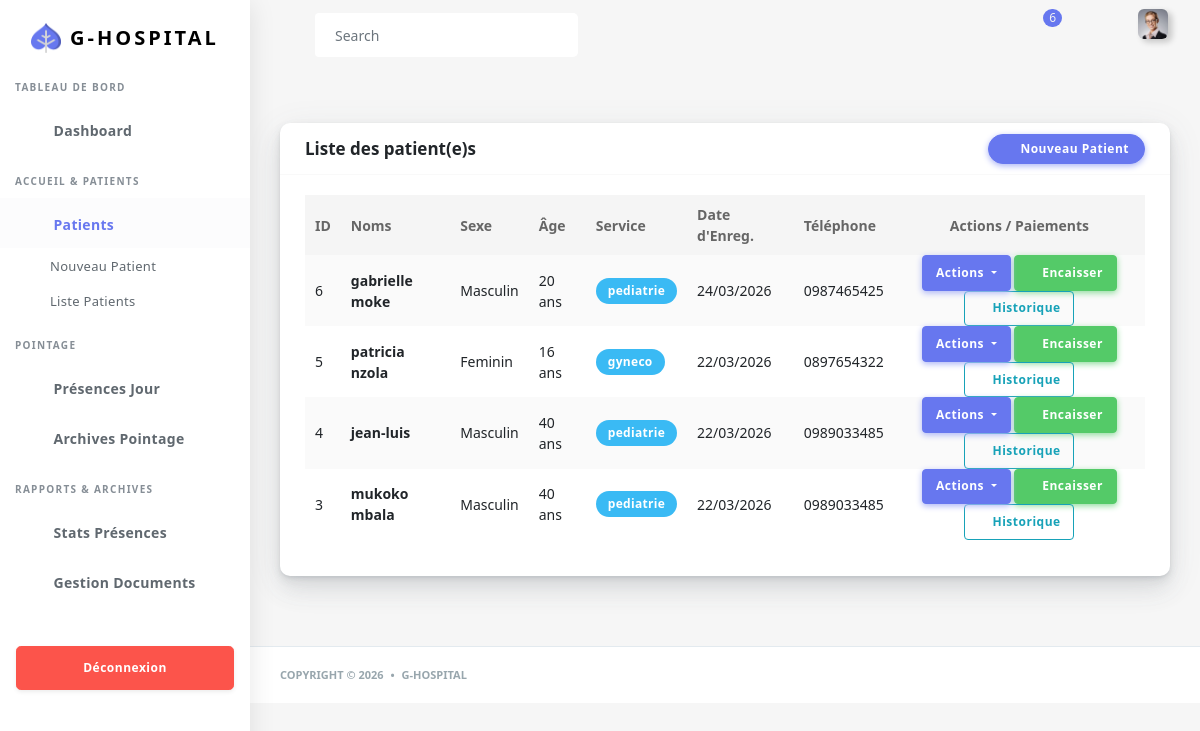
Before: /patientRead/ (signed in) with the older database file.
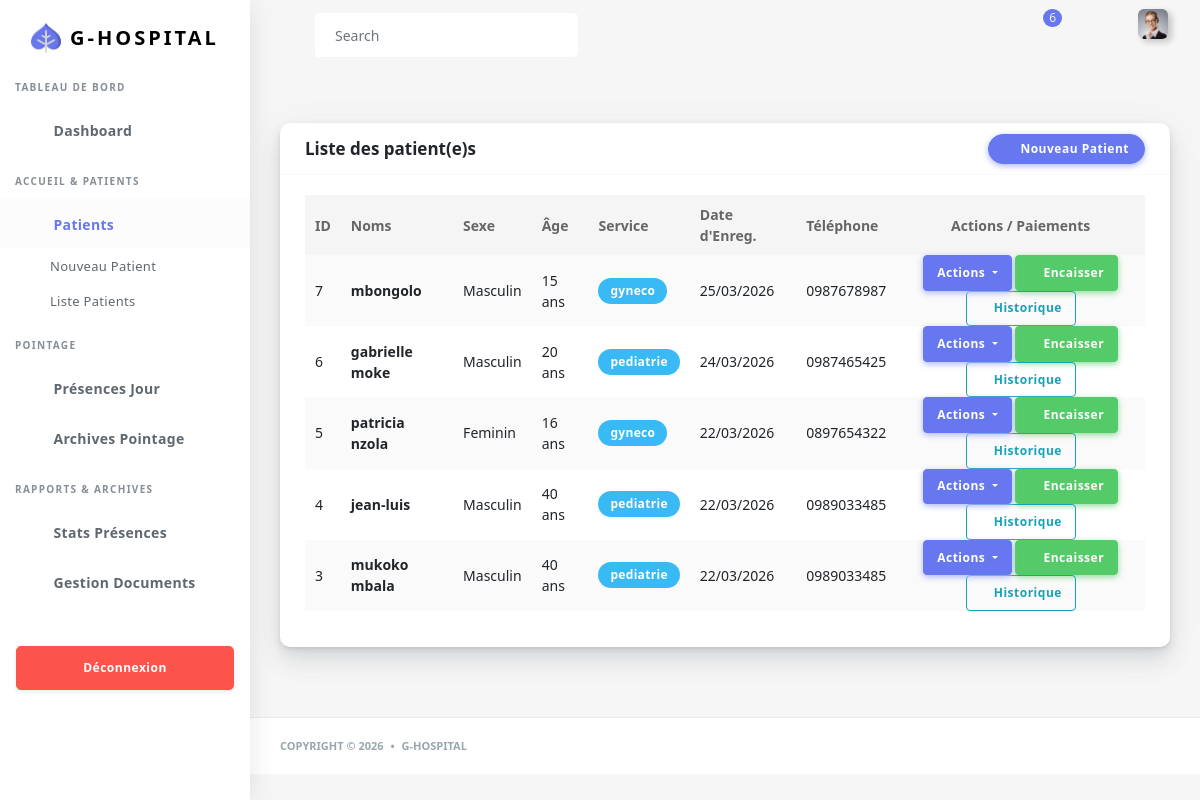
After: the same page with the newer database file.
### app/models.py (models this page shows, shortened)
class Patient(models.Model):
    noms = models.CharField(max_length=80)
    TYPE_SEXE = [('Masculin', 'masculin'), ('Feminin','feminin')]
    sexe = models.CharField(max_length=15, choices=TYPE_SEXE)
    age = models.IntegerField()
    adresse = models.CharField(max_length=100)
    poids = models.IntegerField()
    dateEn = models.DateTimeField(auto_now_add=True)
    phone_responsable = models.CharField(max_length=20, null=True, blank=True)
    userPatient = models.ForeignKey(User, on_delete=models.CASCADE, null=True)
    TYPECOMMUNE = [
        ('limete','Limete'), ('masina','Masina'), ('matete', 'Matete'),
        ('lemba', 'Lemba'), ("n'djili", "N'djili"), ('ngaliema', 'Ngaliema'), ('gombe','Gombe')
    ]
    commune = models.CharField(max_length=50, null=True, choices=TYPECOMMUNE)
    service_patient = models.ForeignKey('Service', on_delete=models.SET_NULL, null=True)
    class Meta:
        ordering = ['-id']

class Service(models.Model):
    nom = models.CharField(max_length=50)
    def __str__(self):
        return self.nom

### app/views.py (the view)
# urls.py: path('patientRead/', views.patientRead , name ="patientRead") ,
@login_required()
def patientRead(request):
    myUser = Fonction.objects.filter(user_fonction = request.user).first()
    fonction = myUser.fonction.type_fonction if myUser else None
    lst = Patient.objects.all().order_by('-id')
    return render(request , 'back/patientRead.html',{'fonction':fonction, 'lst':lst})

### app/templates/back/patientRead.html (shortened to what this page needs)
<!DOCTYPE html>
<html lang="en">
{% load static %}
<head>
  <link rel="stylesheet" href="{% static 'back/assets/css/app.min.css' %}">
  <link rel="stylesheet" href="{% static 'back/assets/bundles/datatables/datatables.min.css' %}">
  <link rel="stylesheet" href="{% static 'back/assets/bundles/datatables/DataTables-1.10.16/css/dataTables.bootstrap4.min.css' %}">
  <link rel="stylesheet" href="{% static 'back/assets/css/style.css' %}">
  <link rel="stylesheet" href="{% static 'back/assets/css/components.css' %}">
  <link rel="stylesheet" href="{% static 'back/assets/css/custom.css' %}">
</head>
<body>
  <div id="app">
    <div class="main-wrapper main-wrapper-1">
      <div class="navbar-bg"></div>
      {% include "back/query/nav.html" %}
      {% include "back/query/sidebar.html" %}
      <div class="main-content">
        <section class="section">
          <div class="section-body">
            <div class="row">
              <div class="col-12">
                <div class="card">
                  <div class="card-header d-flex justify-content-between">
                    <h4>Liste des patient(e)s</h4>
                    <a href="{% url 'patientAdd' %}" class="btn btn-icon icon-left btn-primary">
                      <i class="fas fa-plus"></i> Nouveau Patient
                    </a>
                  </div>
                  <div class="card-body">
                    <div class="table-responsive">
                      <table class="table table-striped table-hover" id="tableExport" style="width:100%;">
                        <thead>
                          <tr>
                            <th>ID</th>
                            <th>Noms</th>
                            <th>Sexe</th>
                            <th>Âge</th>
                            <th>Service</th>
                            <th>Date d'Enreg.</th>
                            <th>Téléphone</th>
                            <th class="text-center">Actions / Paiements</th>
                          </tr>
                        </thead>
                        <tbody>
                          {% for patient_item in lst|dictsortreversed:"id" %}
                          <tr>
                            <td>{{ patient_item.id }}</td>
                            <td><strong>{{ patient_item.noms }}</strong></td>
                            <td>{{ patient_item.sexe }}</td>
                            <td>{{ patient_item.age }} ans</td>
                            <td><div class="badge badge-info">{{ patient_item.service_patient }}</div></td>
                            <td>{{ patient_item.dateEn|date:"d/m/Y" }}</td>
                            <td>{{ patient_item.phone_responsable }}</td>
                            <td class="text-center">
                              <div class="btn-group">
                                <button type="button" class="btn btn-primary dropdown-toggle" data-toggle="dropdown">
                                  Actions
                                </button>
                              </div>
                              <a href="{% url 'nouveau_paiement' patient_id=patient_item.id %}" class="btn btn-success">
                                <i class="fas fa-cash-register"></i> Encaisser
                              </a>
                              <a href="{% url 'liste_factures_patient' patient_id=patient_item.id %}" class="btn btn-outline-info">
                                <i class="fas fa-history"></i> Historique
                              </a>
                            </td>
                          </tr>
                          {% endfor %}
                        </tbody>
                      </table>
                    </div>
                  </div>
                </div>
              </div>
            </div>
          </div>
        </section>
      </div>
      <footer class="main-footer">
        <div class="footer-left">
          Copyright &copy; 2026 <div class="bullet"></div> G-HOSPITAL
        </div>
      </footer>
    </div>
  </div>
</body>
</html>

Changed rows visible on the page:
added Patient: id "7", noms "mbongolo", sexe "Masculin", age "15", service_patient "gyneco", dateEn "25/03/2026", phone_responsable "0987678987"
